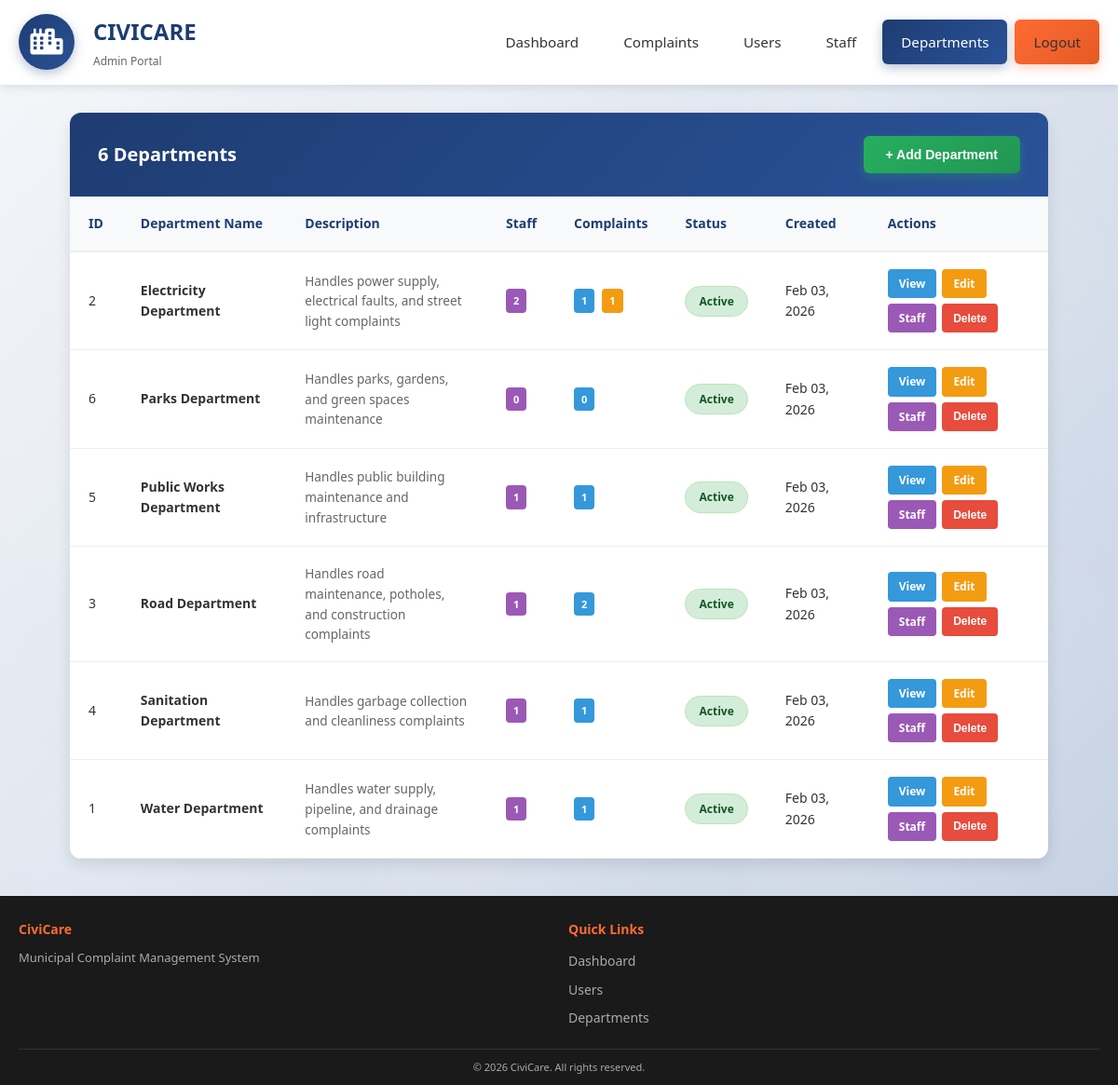
The app's page /admin/departments.php (signed in) with its own data.
### tables this page shows
CREATE TABLE `departments` (
  `id` int(11) NOT NULL,
  `name` varchar(100) NOT NULL,
  `description` text DEFAULT NULL,
  `is_active` tinyint(1) DEFAULT 1,
  `created_at` timestamp NOT NULL DEFAULT current_timestamp(),
  `updated_at` timestamp NOT NULL DEFAULT current_timestamp() ON UPDATE current_timestamp()
);

### admin/departments.php (the view, shortened to what this page needs)
<?php
$conn = getDatabaseConnection();
$action = isset($_GET['action']) ? sanitizeInput($_GET['action']) : '';
$department = null;
$page = isset($_GET['page']) ? max(1, (int)$_GET['page']) : 1;
$limit = 20;
$offset = ($page - 1) * $limit;
$sql = "SELECT d.*,
               COUNT(DISTINCT u.id) as staff_count,
               COUNT(DISTINCT c.id) as complaint_count,
               COUNT(DISTINCT CASE WHEN c.status IN ('assigned', 'in_progress') THEN c.id END) as active_complaints,
               COUNT(DISTINCT CASE WHEN c.status = 'resolved' THEN c.id END) as resolved_complaints
        FROM departments d
        LEFT JOIN users u ON d.id = u.department_id AND u.role = 'staff' AND u.deleted_at IS NULL
        LEFT JOIN complaints c ON d.id = c.department_id
        WHERE 1=1";
$count_sql = "SELECT COUNT(*) as total FROM departments d WHERE 1=1";
$params = [];
$param_types = "";
$sql .= " GROUP BY d.id ORDER BY d.name ASC LIMIT ? OFFSET ?";
$params[] = $limit;
$params[] = $offset;
$param_types .= "ii";
$stmt = $conn->prepare($sql);
if ($params && $param_types) {
    $bindParams = [$param_types];
    foreach ($params as &$param) {
        $bindParams[] = &$param;
    }
    call_user_func_array([$stmt, 'bind_param'], $bindParams);
}
$stmt->execute();
$result = $stmt->get_result();
$departments = [];
if ($result && $result->num_rows > 0) {
    while ($row = $result->fetch_assoc()) {
        $departments[] = $row;
    }
}
$count_stmt = $conn->prepare($count_sql);
$count_stmt->execute();
$count_result = $count_stmt->get_result();
$total_departments = $count_result->fetch_assoc()['total'] ?? 0;
?>
<!DOCTYPE html>
<html lang="en">
<head>
    <link rel="stylesheet" href="https://cdnjs.cloudflare.com/ajax/libs/font-awesome/6.0.0/css/all.min.css">
</head>
<body>
    <header class="main-header">
        <div class="header-content">
            <div class="logo-section">
                <a href="index.php" class="logo"><i class="fas fa-city"></i></a>
                <div class="logo-text">
                    <h1>CIVICARE</h1>
                    <p>Admin Portal</p>
                </div>
            </div>
            <nav class="nav-links">
                <a href="index.php">Dashboard</a>
                <a href="complaints.php">Complaints</a>
                <a href="users.php">Users</a>
                <a href="staff.php">Staff</a>
                <a href="departments.php" class="active">Departments</a>
                <a href="../logout.php" class="logout-btn">Logout</a>
            </nav>
        </div>
    </header>
    <div class="container">
        <?php if ($action === 'edit' || $action === 'view'): ?>
            <?php if ($department): ?>
                <div class="department-details">
                    <div style="display: flex; justify-content: space-between; align-items: center; margin-bottom: 2rem; padding-bottom: 1.5rem; border-bottom: 2px solid #1e3c72;">
                        <div>
                            <h2 style="color: #2c3e50; margin-bottom: 0.5rem;"><?php echo htmlspecialchars($department['name']); ?></h2>
                            <p style="color: #666;">
                                <span class="status-badge status-<?php echo $department['is_active'] ? 'active' : 'inactive'; ?>"><?php echo $department['is_active'] ? 'Active' : 'Inactive'; ?></span>
                            </p>
                        </div>
                        <div>
                            <a href="departments.php" class="btn btn-secondary">Back to Departments</a>
                        </div>
                    </div>
                    <div class="details-grid">
                        <div class="detail-item"><div class="detail-label">Department Name</div><div class="detail-value"><?php echo htmlspecialchars($department['name']); ?></div></div>
                        <div class="detail-item"><div class="detail-label">Staff Members</div><div class="detail-value"><span class="count-badge staff-count"><?php echo $department['staff_count']; ?> Staff</span></div></div>
                        <div class="detail-item"><div class="detail-label">Total Complaints</div><div class="detail-value"><span class="count-badge complaint-count"><?php echo $department['complaint_count']; ?> Total</span></div></div>
                        <div class="detail-item"><div class="detail-label">Created</div><div class="detail-value"><?php echo date('F d, Y', strtotime($department['created_at'])); ?></div></div>
                        <div class="detail-item"><div class="detail-label">Last Updated</div><div class="detail-value"><?php echo $department['updated_at'] ? date('F d, Y', strtotime($department['updated_at'])) : 'Never'; ?></div></div>
                    </div>
                    <div class="detail-item" style="grid-column: 1 / -1; margin-bottom: 20px;">
                        <div class="detail-label">Description</div>
                        <div class="detail-value"><?php echo nl2br(htmlspecialchars($department['description'] ?: 'No description provided.')); ?></div>
                    </div>
                    <?php if ($department['complaint_count'] > 0): ?>
                    <div class="detail-item" style="grid-column: 1 / -1;">
                        <div class="detail-label">Complaint Statistics</div>
                        <div class="complaint-stats">
                            <div class="stat-item"><h4><?php echo $department['complaint_count']; ?></h4><p>Total Complaints</p></div>
                            <?php if ($department['active_complaints'] > 0): ?>
                            <div class="stat-item"><h4 style="color: #f39c12;"><?php echo $department['active_complaints']; ?></h4><p>Active</p></div>
                            <?php endif; ?>
                            <?php if ($department['resolved_complaints'] > 0): ?>
                            <div class="stat-item"><h4 style="color: #27ae60;"><?php echo $department['resolved_complaints']; ?></h4><p>Resolved</p></div>
                            <?php endif; ?>
                        </div>
                    </div>
                    <?php endif; ?>
                    <div class="form-actions">
                        <a href="departments.php?action=edit&id=<?php echo $department['id']; ?>" class="btn btn-primary">Edit Department</a>
                        <a href="staff.php?department=<?php echo $department['id']; ?>" class="btn btn-info">View Staff</a>
                        <button class="btn btn-danger" onclick="deleteDepartment(<?php echo $department['id']; ?>, '<?php echo htmlspecialchars($department['name']); ?>')">Delete Department</button>
                    </div>
                </div>
                <?php if ($action === 'edit'): ?>
                <div class="department-details">
                    <h3 style="color: #2c3e50; margin-bottom: 1.5rem; padding-bottom: 0.5rem; border-bottom: 2px solid #3498db;">Edit Department</h3>
                    <form method="POST" action="departments.php">
                        <input type="hidden" name="action" value="edit_department">
                        <input type="hidden" name="department_id" value="<?php echo $department['id']; ?>">
                        <div class="details-grid">
                            <div class="form-group"><label for="name" class="required">Department Name</label><input type="text" id="name" name="name" value="<?php echo htmlspecialchars($department['name']); ?>" required style="width:100%;padding:12px 15px;border:2px solid #e0e0e0;border-radius:6px;font-size:14px;"></div>
                            <div class="form-group" style="grid-column: 1 / -1;"><label for="description">Description</label><textarea id="description" name="description" rows="4" style="width:100%;padding:12px 15px;border:2px solid #e0e0e0;border-radius:6px;font-size:14px;"><?php echo htmlspecialchars($department['description']); ?></textarea></div>
                            <div class="form-group"><label class="checkbox-group"><input type="checkbox" id="is_active" name="is_active" value="1" <?php echo $department['is_active'] ? 'checked' : ''; ?>> Active Department</label><small style="color: #666; display: block; margin-top: 0.25rem;">Inactive departments won't appear in dropdowns</small></div>
                        </div>
                        <div class="form-actions">
                            <button type="submit" class="btn btn-primary">Update Department</button>
                            <a href="departments.php?action=view&id=<?php echo $department['id']; ?>" class="btn btn-secondary">Cancel</a>
                        </div>
                    </form>
                </div>
                <?php endif; ?>
            <?php else: ?>
                <div class="alert alert-error">Department not found.</div>
                <a href="departments.php" class="btn btn-primary">Back to Departments</a>
            <?php endif; ?>
        <?php else: ?>
        <div class="departments-table-container">
            <div class="table-header">
                <h2><strong><?php echo $total_departments; ?></strong> Departments</h2>
                <button class="btn btn-success" onclick="openAddDepartmentModal()">+ Add Department</button>
            </div>
            <?php if (!empty($departments)): ?>
                <table>
                    <thead>
                        <tr>
                            <th>ID</th>
                            <th>Department Name</th>
                            <th>Description</th>
                            <th>Staff</th>
                            <th>Complaints</th>
                            <th>Status</th>
                            <th>Created</th>
                            <th>Actions</th>
                        </tr>
                    </thead>
                    <tbody>
                        <?php foreach ($departments as $dept): ?>
                            <tr>
                                <td><?php echo $dept['id']; ?></td>
                                <td><strong><?php echo htmlspecialchars($dept['name']); ?></strong></td>
                                <td>
                                    <div style="max-width: 250px; overflow: hidden; text-overflow: ellipsis; font-size: 0.85rem; color: #666;">
                                        <?php echo htmlspecialchars($dept['description'] ?: 'No description'); ?>
                                    </div>
                                </td>
                                <td><span class="count-badge staff-count"><?php echo $dept['staff_count']; ?></span></td>
                                <td>
                                    <div style="display: flex; flex-wrap: wrap; gap: 0.25rem;">
                                        <span class="count-badge complaint-count" title="Total complaints"><?php echo $dept['complaint_count']; ?></span>
                                        <?php if ($dept['active_complaints'] > 0): ?>
                                            <span class="count-badge active-complaints" title="Active complaints"><?php echo $dept['active_complaints']; ?></span>
                                        <?php endif; ?>
                                    </div>
                                </td>
                                <td><span class="status-badge status-<?php echo $dept['is_active'] ? 'active' : 'inactive'; ?>"><?php echo $dept['is_active'] ? 'Active' : 'Inactive'; ?></span></td>
                                <td><?php echo date('M d, Y', strtotime($dept['created_at'])); ?></td>
                                <td>
                                    <div class="action-buttons">
                                        <a href="departments.php?action=view&id=<?php echo $dept['id']; ?>" class="action-btn action-btn-view">View</a>
                                        <a href="departments.php?action=edit&id=<?php echo $dept['id']; ?>" class="action-btn action-btn-edit">Edit</a>
                                        <a href="staff.php?department=<?php echo $dept['id']; ?>" class="action-btn action-btn-staff">Staff</a>
                                        <button onclick="deleteDepartment(<?php echo $dept['id']; ?>, '<?php echo htmlspecialchars($dept['name']); ?>')" class="action-btn action-btn-delete">Delete</button>
                                    </div>
                                </td>
                            </tr>
                        <?php endforeach; ?>
                    </tbody>
                </table>
            <?php endif; ?>
        </div>
        <?php endif; ?>
    </div>
    <footer class="footer">
        <div class="footer-content">
            <div class="footer-section"><h4>CiviCare</h4><p>Municipal Complaint Management System</p></div>
            <div class="footer-section"><h4>Quick Links</h4><ul><li><a href="index.php">Dashboard</a></li><li><a href="users.php">Users</a></li><li><a href="departments.php">Departments</a></li></ul></div>
        </div>
        <div class="footer-bottom"><p>&copy; <?php echo date('Y'); ?> CiviCare. All rights reserved.</p></div>
    </footer>
</body>
</html>

### records on screen
departments: id "2", name "Electricity Department", description "Handles power supply, electrical faults, and street light complaints", staff_count "2", complaint_count "1", active_complaints "1", is_active "Active", created_at "Feb 03, 2026"
departments: id "6", name "Parks Department", description "Handles parks, gardens, and green spaces maintenance", staff_count "0", complaint_count "0", is_active "Active", created_at "Feb 03, 2026"
departments: id "5", name "Public Works Department", description "Handles public building maintenance and infrastructure", staff_count "1", complaint_count "1", is_active "Active", created_at "Feb 03, 2026"
departments: id "3", name "Road Department", description "Handles road maintenance, potholes, and construction complaints", staff_count "1", complaint_count "2", is_active "Active", created_at "Feb 03, 2026"
departments: id "4", name "Sanitation Department", description "Handles garbage collection and cleanliness complaints", staff_count "1", complaint_count "1", is_active "Active", created_at "Feb 03, 2026"
departments: id "1", name "Water Department", description "Handles water supply, pipeline, and drainage complaints", staff_count "1", complaint_count "1", is_active "Active", created_at "Feb 03, 2026"

### other values on screen
$total_departments "6"
